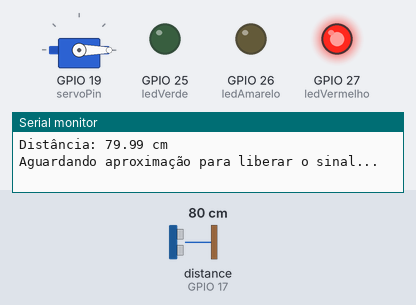
Recording of a sketch running on a simulated ESP32. Parts: servo, output pins drawn as LEDs (lit = HIGH), the last lines printed to the serial monitor. Wiring (inferred from the names in the program): ultrasonic range finder: trigger GPIO 16; echo GPIO 17. Inputs (shaded band) come from the test bench; at power-on: distance to the obstacle (sensor on GPIO 17) 80 cm. The echo pulse lasts 58.3 µs per cm; pins used as bus, display or sensor lines are not drawn.

Above: at 6.8 s.
6.9 s: distance to the obstacle (sensor on GPIO 17) set to 12 cm
18.8 s: distance to the obstacle (sensor on GPIO 17) set to 9 cm
At 30.4 s:
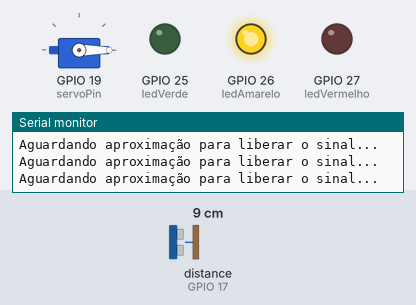
At 34.7 s:
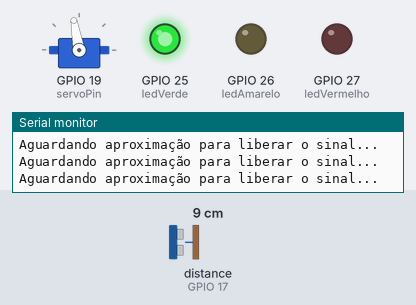
Timing chart, 0 to 47.5 s (numbered marks = the images above; inputs shaded):
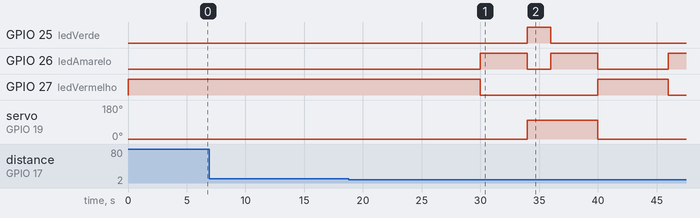

The sketch:

sensorPedestresSemaforo.ino
```cpp
#include <ESP32Servo.h>

const int ledVerde = 25;
const int ledAmarelo = 26;
const int ledVermelho = 27;
const int PINO_TRIG = 16;
const int PINO_ECHO = 17;
const int servoPin = 19;
unsigned long timer = 0;

Servo meuServo;

// Função de temporização
int delayzinho(int tempo) {
  if (millis() - timer >= tempo) {
    timer = millis();
    return 1;
  }
  return 0;
}

// Configura os pinos
void configurarPinos() {
  pinMode(ledVerde, OUTPUT);
  pinMode(ledAmarelo, OUTPUT);
  pinMode(ledVermelho, OUTPUT);
  pinMode(PINO_TRIG, OUTPUT);
  pinMode(PINO_ECHO, INPUT);
  meuServo.attach(servoPin);
  meuServo.write(0);
}

// Envia pulso de trig do sensor
void enviarPulsoTrig() {
  digitalWrite(PINO_TRIG, LOW);
  delayMicroseconds(2);
  digitalWrite(PINO_TRIG, HIGH);
  delayMicroseconds(10);
  digitalWrite(PINO_TRIG, LOW);
}

// Calcula a distância medida
float medirDistancia() {
  long duracao = pulseIn(PINO_ECHO, HIGH);
  return (duracao * 0.0343) / 2;
}

// Controla a posição do servo
void catraca(int graus, float distancia) {
  if (distancia < 10) {
    meuServo.write(graus);
  } else {
    meuServo.write(0);
  }
}

// Ativa sinal vermelho por 6s
void sinalVermelho() {
  digitalWrite(ledVermelho, HIGH);
  digitalWrite(ledAmarelo, LOW);
  digitalWrite(ledVerde, LOW);
  while (!delayzinho(6000));
}

// Ativa sinal amarelo por 4s
void sinalAmarelo() {
  digitalWrite(ledVermelho, LOW);
  digitalWrite(ledAmarelo, HIGH);
  digitalWrite(ledVerde, LOW);
  while (!delayzinho(4000));
}

// Ativa sinal verde por 2s
void sinalVerde() {
  digitalWrite(ledVermelho, LOW);
  digitalWrite(ledAmarelo, LOW);
  digitalWrite(ledVerde, HIGH);
  while (!delayzinho(2000));
}

void setup() {
  Serial.begin(9600);
  configurarPinos();
}

// Loop principal
void loop() {
  enviarPulsoTrig();
  float distancia = medirDistancia();
  Serial.print("Distância: ");
  Serial.print(distancia);
  Serial.println(" cm");

  sinalVermelho();

  // Aguarda até distância < 10 cm
  while (distancia > 10) {
    enviarPulsoTrig();
    distancia = medirDistancia();
    Serial.println("Aguardando aproximação para liberar o sinal...");
    sinalVermelho();
  }

  sinalAmarelo();
  catraca(100, distancia);
  sinalVerde();
  sinalAmarelo();
  catraca(0, distancia);
}
```

Measured:
- the behaviour switches between 11 and 10 cm on distance to the obstacle (sensor on GPIO 17) (found by bisection; images 0 and 1)
- after the input at 18.8 s, GPIO 25 (ledVerde): LOW → HIGH after 15.2 s, → LOW 2.0 s later; GPIO 26 (ledAmarelo): goes HIGH 4.0 s, LOW 2.0 s, HIGH 4.0 s, LOW 6.0 s, then HIGH, starting after 11.2 s; GPIO 27 (ledVermelho): HIGH → LOW after 11.2 s, → HIGH 10.0 s later, → LOW 6.0 s later; servo on GPIO 19 (servoPin): 0° → 100° after 15.2 s, → 0° 6.0 s later
